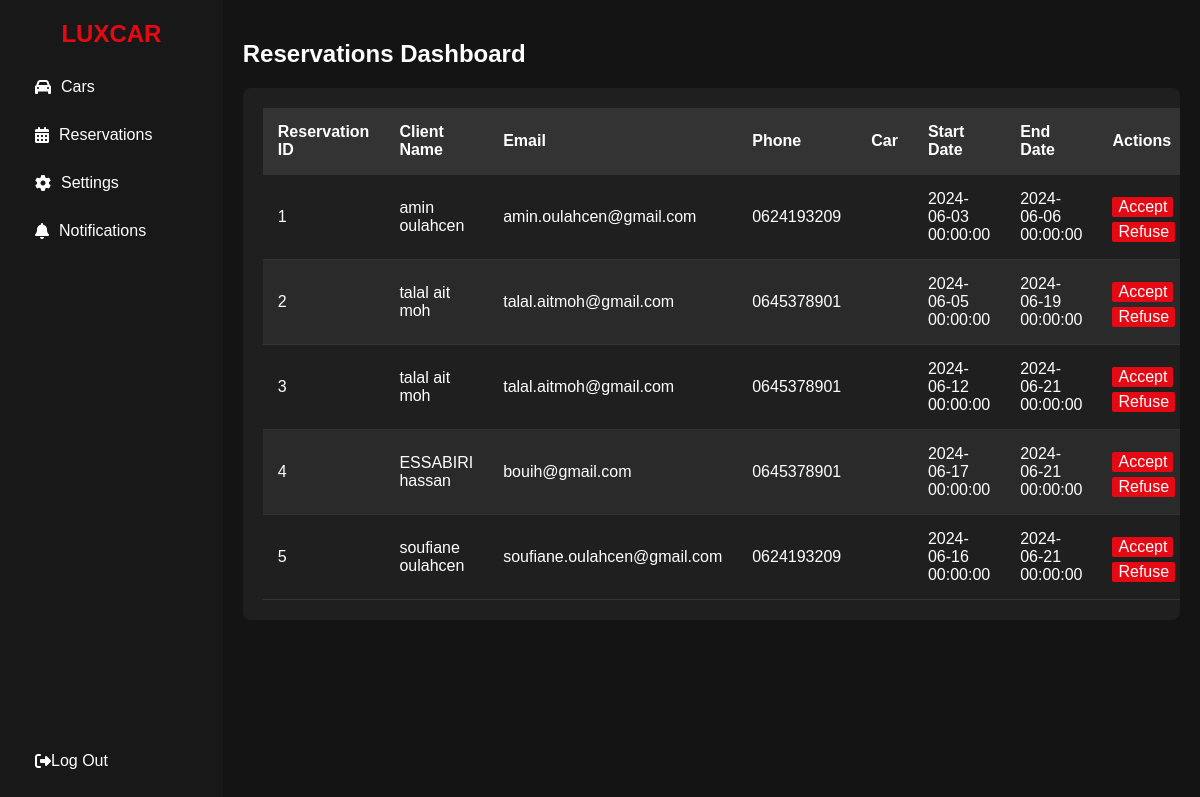
/dashboard/reservations, run on the app's committed database.
### tables this page shows
CREATE TABLE reservations (
        id INTEGER PRIMARY KEY AUTOINCREMENT,
        nom TEXT NOT NULL,
        prenom TEXT NOT NULL,
        email TEXT NOT NULL,
        telephone TEXT NOT NULL,
        voiture_id INTEGER NOT NULL,
        date_debut DATE NOT NULL,
        date_fin DATE NOT NULL,
        id_client INTEGER NOT NULL,
        FOREIGN KEY (voiture_id) REFERENCES voiture(id_voiture),
        FOREIGN KEY (id_client) REFERENCES client(id_client)
    );

### app.py (the view)
@app.route("/dashboard/reservations")
def reservations_dashboard():
    conn = sql.connect("Location.db")
    cursor = conn.cursor()
    cursor.execute('''
                   SELECT * FROM reservations
                   ''')
    reservations = cursor.fetchall()
    conn.close()
    return render_template("dashboard_reservations.html", reservations=reservations)

### templates/dashboard_reservations.html (shortened to what this page needs)
<!DOCTYPE html>
<html lang="en">
  <head>
    <link
      rel="stylesheet"
      href="https://cdnjs.cloudflare.com/ajax/libs/font-awesome/6.5.2/css/all.min.css"
    />
  </head>
  <body>
    <section class="dashboard-section">
      <div class="sidebar">
        <a href="#" class="logo">LUXCAR</a>
        <nav class="nav-links">
          <a href="{{ url_for('Dashboard_Manager') }}" class="nav-link">
            <i class="fas fa-car"></i> Cars
          </a>
          <a href="{{ url_for('reservations_dashboard') }}" class="nav-link">
            <i class="fas fa-calendar-alt"></i> Reservations
          </a>
          <a href="#" class="nav-link"> <i class="fas fa-cog"></i> Settings </a>
          <a href="#" class="nav-link">
            <i class="fas fa-bell"></i> Notifications
          </a>
        </nav>
        <a href="{{ url_for('index') }}" class="logout-button">
          <i class="fas fa-sign-out-alt"></i> Log Out
        </a>
      </div>
      <div class="dashboard-content">
        <header>
          <h1>Reservations Dashboard</h1>
        </header>
        <main>
          <div class="data-table">
            <table>
              <thead class="table-header">
                <tr>
                  <th>Reservation ID</th>
                  <th>Client Name</th>
                  <th>Email</th>
                  <th>Phone</th>
                  <th>Car</th>
                  <th>Start Date</th>
                  <th>End Date</th>
                  <th>Actions</th>
                </tr>
              </thead>
              <tbody class="table-body">
                {% for reservation in reservations %}
                <tr>
                  <td>{{ reservation[0] }}</td>
                  <td>{{ reservation[1] }} {{ reservation[2] }}</td>
                  <td>{{ reservation[3] }}</td>
                  <td>{{ reservation[4] }}</td>
                  <td>
                  </td>
                  <td>{{ reservation[6] }}</td>
                  <td>{{ reservation[7] }}</td>
                  <td>
                    <button class="btn accept" onclick="acceptReservation({{ reservation.reservation_id }})">
                      Accept
                    </button>
                    <button class="btn refuse" onclick="refuseReservation({{ reservation.reservation_id }})">
                      Refuse
                    </button>
                  </td>
                </tr>
                {% endfor %}
              </tbody>
            </table>
          </div>
        </main>
      </div>
    </section>
  </body>
</html>

### templates/dashboard_reservations.html (style rules this page uses)
body { font-family: "Arial", sans-serif; background-color: #141414; color: #fff; margin: 0; padding: 0; display: flex; justify-content: center; align-items: center; height: 100vh; }
.dashboard-section { display: flex; height: 100%; width: 100%; }
.sidebar { width: 250px; background-color: #181818; padding: 20px; display: flex; flex-direction: column; justify-content: space-between; }
.sidebar .logo { color: #e50914; font-size: 24px; font-weight: bold; text-align: center; margin-bottom: 20px; text-decoration: none; }
.sidebar .nav-links { flex-grow: 1; }
.sidebar .nav-link { color: #fff; padding: 10px 15px; text-decoration: none; display: flex; align-items: center; margin-bottom: 10px; border-radius: 4px; transition: background-color 0.3s; }
.sidebar .nav-link i { margin-right: 10px; }
.sidebar .logout-button { color: #fff; padding: 10px 15px; text-decoration: none; display: flex; align-items: center; border-radius: 4px; transition: background-color 0.3s; margin-top: 20px; }
.dashboard-content { flex-grow: 1; padding: 20px; background-color: #141414; overflow-y: auto; }
.data-table { background-color: #1f1f1f; padding: 20px; border-radius: 8px; margin-bottom: 20px; overflow-x: auto; }
.data-table table { width: 100%; border-collapse: collapse; color: #fff; }
.data-table th, .data-table td { padding: 15px; border-bottom: 1px solid #333; text-align: left; }
.data-table th { background-color: #333; color: #fff; }
.data-table tr:nth-child(even) { background-color: #2a2a2a; }
.table-header { background-color: #000; color: #fff; }
.table-header th { padding: 15px; }
.table-body tr { border-bottom: 1px solid #333; }
.table-body td { padding: 15px; }
.btn { background-color: #e50914; color: #fff; font-size: 16px; border:none; border-radius:2px; }
.accept { margin:5px 0px; }

### data on the page
reservations: id "1", nom "amin", prenom "oulahcen", email "amin.oulahcen@gmail.com", telephone "0624193209", date_debut "2024-06-03 00:00:00", date_fin "2024-06-06 00:00:00"
reservations: id "2", nom "talal", prenom "ait moh", email "talal.aitmoh@gmail.com", telephone "0645378901", date_debut "2024-06-05 00:00:00", date_fin "2024-06-19 00:00:00"
reservations: id "3", nom "talal", prenom "ait moh", email "talal.aitmoh@gmail.com", telephone "0645378901", date_debut "2024-06-12 00:00:00", date_fin "2024-06-21 00:00:00"
reservations: id "4", nom "ESSABIRI", prenom "hassan", email "bouih@gmail.com", telephone "0645378901", date_debut "2024-06-17 00:00:00", date_fin "2024-06-21 00:00:00"
reservations: id "5", nom "soufiane", prenom "oulahcen", email "soufiane.oulahcen@gmail.com", telephone "0624193209", date_debut "2024-06-16 00:00:00", date_fin "2024-06-21 00:00:00"
